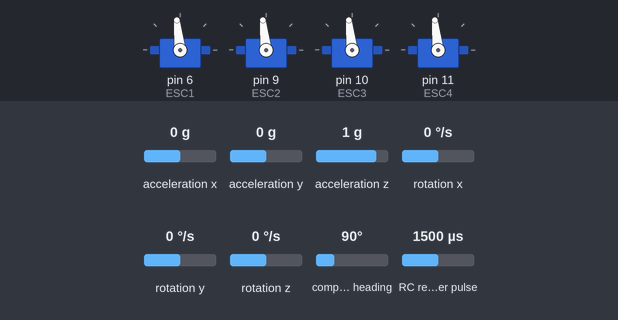
A sketch run on a simulated Arduino Uno, built with avr-gcc and run on an emulated ATmega328P. Parts: 4 × servo. Wiring (inferred from the names in the program): RC receiver channel: data pin 2. Inputs (shaded band) come from the test bench; at power-on: acceleration z 1 g, acceleration x 0 g, acceleration y 0 g, rotation x 0 °/s, rotation y 0 °/s, rotation z 0 °/s, compass heading 90°, RC receiver pulse 1500 µs.

Above: at 1.2 s.
1.3 s: acceleration z set to 0 g
At 2.0 s:
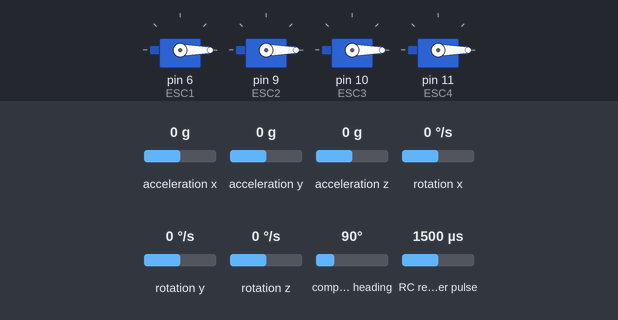
Timing chart, 0 to 4.3 s (numbered marks = the images above; inputs shaded):
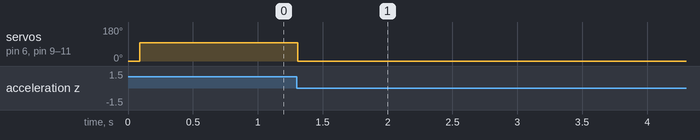

The sketch:

FlySoftware.ino
```cpp
#include <Servo.h>
#include <MPU9250.h>
#include <Wire.h>
#include <SoftwareSerial.h>

#define STD_G   9.80665f
#define RC_PIN  2

#define RC_CH1  0   // Roll
#define RC_CH2  1   // Pitch
#define RC_CH3  2   // Throttle
#define RC_CH4  3   // Yaw

#define BT_SERIAL_RX 2
#define BT_SERIAL_TX 3

float PGain = 0.0f;    // 0.45f
float IGain = 0.0f;    // 0.065f
float DGain = 0.08f;   // 0.075f
const float kGainCommandBias = 0.02f;

SoftwareSerial BTSerial(BT_SERIAL_RX, BT_SERIAL_TX);

// ------------------------------ //
//            IMU                 //
// ------------------------------ //

MPU9250 IMUSensor(Wire,104);

struct IMU
{
  bool Setup()
  {
    m_acumGyroPitch = 0.0f;
    m_acumYaw= 0.0f;
    m_acumGyroRoll= 0.0f;

    IMUSensor.begin();
    IMUSensor.setAccelRange(MPU9250::ACCEL_RANGE_8G);
    IMUSensor.setGyroRange(MPU9250::GYRO_RANGE_500DPS);

    return true;
  }

  // Returns current acceleration values in m/s^2
  void GetAcceleration(float& x, float& y, float& z)
  {
    x = IMUSensor.getAccelX_mss();
    y = IMUSensor.getAccelY_mss();
    z = IMUSensor.getAccelZ_mss();
  }

  // Returns angular rage in degrees per second:
  void GetAngularRate(float& x,float& y, float& z)
  {
    x = IMUSensor.getGyroX_rads() * RAD_TO_DEG;
    y = IMUSensor.getGyroY_rads() * RAD_TO_DEG;
    z = IMUSensor.getGyroZ_rads() * RAD_TO_DEG;
  }

  // Returns the magnetic field in micro teslas
  void GetMagneticField(float& x, float& y, float& z)
  {
    x = IMUSensor.getMagX_uT();
    y = IMUSensor.getMagY_uT();
    z = IMUSensor.getMagZ_uT();
  }

  void GetCurrentOrientation(float deltaSeconds, float& pitch, float& yaw, float& roll)
  {
    static bool firstIteration = true;

    // Retrieve the values!
    IMUSensor.readSensor();

    // Get current acceleration values:
    float ax, ay, az;
    GetAcceleration(ax,ay,az);

    // Initial noisy pitch and roll computed from acceleration, this is bad, as it suffers from gimbal lock :(
    // ...it is a right handed coordinate system with the z-axis positive down, common in aircraft dynamics.
    float accMagnitude = sqrt((ax*ax) + (ay*ay) + (az*az));
    float noisyPitch =   (atan2((ax / accMagnitude) , (-az / accMagnitude)) * RAD_TO_DEG);
    float noisyRoll =  (atan2((-ay / accMagnitude) , (-az / accMagnitude)) * RAD_TO_DEG);

    // Now that I look at this, I guess we could compute Yaw as well... LOL
    noisyPitch = constrain(noisyPitch, -80.0f, 80.0f);
    noisyRoll = constrain(noisyRoll, -80.0f, 80.0f);

    // Get gyroscope data:
    float wx, wy, wz;
    GetAngularRate(wx, wy, wz);

    // Get magnetometer data:
    float mx, my, mz;
    GetMagneticField(mx, my, mz);
    float noisyYaw = atan2(my, mx) * RAD_TO_DEG;

    // Angular rate to orientation:
    if(firstIteration)
    {
       m_acumGyroPitch = noisyPitch;
       m_acumGyroRoll = noisyRoll;
       firstIteration = false;
    }
    else
    {
      m_acumGyroPitch += wy * deltaSeconds;
      m_acumYaw += wz * deltaSeconds;
      m_acumGyroRoll += wx * deltaSeconds;
    }

    // Transfer angle as we have yawed:
    m_acumGyroPitch -= m_acumGyroRoll * sin((wz * deltaSeconds) * PI / 180.0f);
    m_acumGyroRoll += m_acumGyroPitch * sin((wz * deltaSeconds) * PI / 180.0f);

    // Compute the final orientation values (combine gyro and acc data):
    m_acumGyroPitch = m_acumGyroPitch * 0.996f + noisyPitch * 0.004f;
    m_acumGyroRoll = m_acumGyroRoll * 0.996f + noisyRoll * 0.004f;

    // Copy out the values!
    pitch = m_acumGyroPitch;
    yaw = m_acumYaw;
    roll = m_acumGyroRoll;

#if 0
    Serial.print(pitch);Serial.print("/");
    Serial.print(yaw); Serial.print("/");
    Serial.println(roll);
#endif

#if 0
    Serial.print(noisyPitch);Serial.print(" / ");
    Serial.print(noisyYaw); Serial.print(" / ");
    Serial.println(noisyRoll);
#endif
  }

private:
  float m_acumGyroPitch;
  float m_acumYaw;
  float m_acumGyroRoll;
}imu;

// ------------------------------ //
//        RECEIVER                //
// ------------------------------ //

static void RCCallback();

struct Receiver
{
  Receiver():
    mCurChannel(0),
    mPulseStart(0)
  {
    memset(mChannelsInternal, 0, sizeof(mChannelsInternal));
    memset(mChannels, 0, sizeof(mChannels));
  }

  void CallbackImpl()
  {
    if(digitalRead(RC_PIN) == HIGH)
    {
      mPulseStart = micros();
    }
    else
    {
      unsigned long elapsed = micros() - mPulseStart;
      if(elapsed > 7000) // Just finished padding pulse, get ready for channels.
      {
        mCurChannel = 0;
      }
      else
      {
        mChannelsInternal[mCurChannel++] = (float)elapsed / 1000.0f;
      }
    }
  }

  void Setup()
  {
    // Pin modes
    pinMode(RC_PIN, INPUT);

    // Connect interrupt callback
    attachInterrupt(
      digitalPinToInterrupt(RC_PIN),
      RCCallback, CHANGE
    );
  }

  // Copies the internal data to the user accesible data.
  void RetrieveValues()
  {
    noInterrupts();
    memcpy(mChannels, mChannelsInternal, sizeof(mChannelsInternal));
    interrupts();
  }

  float GetChannel(uint8_t chnum)
  {
    if(chnum > 5)
    {
      return 0.0f;
    }
    float curMs = (mChannels[chnum] - 0.6f) * 0.625f; // [0,1]
    curMs = curMs * 2.0f - 1.0f; // [-1,1]
    return constrain(curMs, -1.0f, 1.0f);
  }

private:
  uint8_t mCurChannel;              // Channel being processed
  volatile float mChannelsInternal[6]; // Internal data, pulse in ms for each channel
  unsigned long mPulseStart;        // Start of current pulse
  float mChannels[6];               // This is the data that the user reads (-1 to 1)

}receiver;

static void RCCallback()
{
  receiver.CallbackImpl();
}

// ------------------------------ //
//        QUAD & PID              //
// ------------------------------ //
struct PIDController
{
  PIDController(float pGain, float iGain, float dGain):
    mPitchIntegral(0.0f),
    mPreviousError(0.0f)
  {
    SetGains(pGain, iGain, dGain);
  }

  void SetGains(float pGain, float iGain, float dGain)
  {
    mPGain = pGain;
    mIGain = iGain;
    mDGain = dGain;
  }

  float Update(float error, float deltaSeconds)
  {
    float p = error * mPGain;
    mPitchIntegral += error * deltaSeconds;
    float i = mPitchIntegral * mIGain;
    float d = ((error - mPreviousError) / deltaSeconds) * mDGain;
    mPreviousError = error;
    return p + i + d;
  }

 private:
  float mPGain;
  float mIGain;
  float mDGain;

  float mPitchIntegral;
  float mPreviousError;
};

struct Quad
{
  Quad():
    PitchPID(PGain, IGain, DGain),
    YawPID(0.45f, 0.065f, 0.0f),
    RollPID(PGain, IGain, DGain)
  {
    Pitch = 0.0f;
    Yaw = 0.0f;
    Roll = 0.0f;
  }
  void Setup()
  {
    // Connected to digital pins
    ESC1.attach(6,1000,2000);
    ESC2.attach(9,1000,2000);
    ESC3.attach(10,1000,2000);
    ESC4.attach(11,1000,2000);

    SetThrottle(0.0f,0.0f,0.0f,0.0f);
  }

  // Input values in the 0-1000 range:
  void SetThrottle(float tESC1, float tESC2, float tESC3, float tESC4)
  {
    tESC1 = constrain(tESC1, 0.0f, 1000.0f);
    tESC2 = constrain(tESC2, 0.0f, 1000.0f);
    tESC3 = constrain(tESC3, 0.0f, 1000.0f);
    tESC4 = constrain(tESC4, 0.0f, 1000.0f);

    ESC1.write((tESC1 / 1000.0f) * 180.0f);
    ESC2.write((tESC2 / 1000.0f) * 180.0f);
    ESC3.write((tESC3 / 1000.0f) * 180.0f);
    ESC4.write((tESC4 / 1000.0f) * 180.0f);
  }

  float Pitch;
  float Yaw;
  float Roll;

  PIDController PitchPID;
  PIDController YawPID;
  PIDController RollPID;

  Servo ESC1;
  Servo ESC2;
  Servo ESC3;
  Servo ESC4;
}quad;


// ------------------------------ //
//        CODE IMPL.              //
// ------------------------------ //

/*
  We receive packets 2 or 3 bytes long:
  [type][command][*command][.]
    P+;
    I--;
    D+;
*/
void ParseIncomingCommands()
{
  unsigned int pendingBytes = BTSerial.available();
  if(pendingBytes >= 2)
  {
    uint8_t type = BTSerial.read();
    uint8_t command = BTSerial.read();
    float cmdAmmount = command == 43 ? kGainCommandBias : -kGainCommandBias;
    if(BTSerial.read() != 59) // If it´s not ; means extra commands
    {
      BTSerial.read();
      cmdAmmount *= 2.0f;
    }

    // Update gains:
    if(type == 112)
    {
      PGain += cmdAmmount;
    }
    else if(type == 105)
    {
      IGain += cmdAmmount;
    }
    else if(type == 100)
    {
      DGain += cmdAmmount;
    }
    else
    {
      //error!
    }

    BTSerial.print("New PID gains: P(");
    BTSerial.print(PGain); BTSerial.print("),(");
    BTSerial.print(IGain); BTSerial.print("),)");
    BTSerial.print(DGain); BTSerial.println(")");

    quad.PitchPID.SetGains(PGain, IGain, DGain);
    quad.RollPID.SetGains(PGain, IGain, DGain);
  }
}

void setup()
{
  // Generic setup
  Serial.begin(9600);

  BTSerial.begin(9600);
  BTSerial.listen();
  BTSerial.println("FlyDuino Started!");

  Wire.begin();
  Wire.setClock(400000); // 400 khz test this!

  // RC receiver, first we set the pins as inputs, and then we setup the interrup callbacks
  receiver.Setup();

  // Setup the quad (motors)
  quad.Setup();

  // Setup the MPU9250
  imu.Setup();
}

// Timing.
float acumTimeSeconds = 0.0f;
unsigned long lastMicro = 0;
float targetYaw = 0.0f;

void loop()
{
  // Update delta time and acumulated time:
  unsigned long curMicro = micros(); // This will reset after 70 minutes...
  float deltaSeconds = (float)(curMicro - lastMicro) / 1000000.0f;
  lastMicro = curMicro;
  acumTimeSeconds += deltaSeconds;

  // Start by processing the current orientation:
  imu.GetCurrentOrientation(deltaSeconds, quad.Pitch, quad.Yaw, quad.Roll);

  // Get up to date values from the receiver:
  receiver.RetrieveValues();

  float rxRoll = receiver.GetChannel(0);
  float rxPitch = receiver.GetChannel(1);
  float rxYaw = receiver.GetChannel(3);
  // Throttle from receiver, we clamp it to 960 to give the PID some headroom:
  float rxThrottle = (receiver.GetChannel(2) * 0.5f + 0.5f) * 960.0f;

#if 0
  Serial.print("Throttle:");Serial.print(rxThrottle);
  Serial.print(" Pitch:");Serial.print(rxPitch);
  Serial.print(" Yaw:");Serial.print(rxYaw);
  Serial.print(" Roll:");Serial.println(rxRoll);
#endif

  float throttleESC1 = rxThrottle;
  float throttleESC2 = rxThrottle;
  float throttleESC3 = rxThrottle;
  float throttleESC4 = rxThrottle;

  if(rxThrottle > 30) // Add some dead band.
  {
    float targetPitch = 20.0f * -rxPitch;
    float pitchError = quad.Pitch - targetPitch;
    float pidPitch = quad.PitchPID.Update(pitchError, deltaSeconds);

    if(!(rxYaw > -0.15f && rxYaw < 0.15f)) // Some dead band so we dont yaw all the time.
    {
      targetYaw += rxYaw * (25.0f * deltaSeconds); // º/second
    }
    float yawError = quad.Yaw - targetYaw;
    float pidYaw = quad.YawPID.Update(yawError, deltaSeconds);
    pidYaw = 0.0f; // Disable it for now

    float targetRoll = 20.0f * rxRoll;
    float rollError = quad.Roll - targetRoll;
    float pidRoll = quad.RollPID.Update(rollError, deltaSeconds);

    throttleESC1 += -pidPitch - pidRoll - pidYaw;
    throttleESC2 += -pidPitch + pidRoll + pidYaw;
    throttleESC3 += pidPitch + pidRoll - pidYaw;
    throttleESC4 += pidPitch - pidRoll + pidYaw;

#if 0
  Serial.print(throttleESC1); Serial.print(", "); Serial.print(throttleESC2); Serial.print(", "); Serial.print(throttleESC3); Serial.print(", "); Serial.println(throttleESC4);
  //Serial.print(targetPitch); Serial.print(", "); Serial.print(targetYaw);Serial.print(", "); Serial.println(targetRoll);
#endif
  }
  else
  {
    targetYaw = quad.Yaw; // Just reset it...

    throttleESC1 = 0.0f;
    throttleESC2 = 0.0f;
    throttleESC3 = 0.0f;
    throttleESC4 = 0.0f;
  }

  // Send the throttle to the ESC.
  quad.SetThrottle(throttleESC1, throttleESC2, throttleESC3, throttleESC4);
}
```

Measured:
- after the input at 1.3 s, servo on pin 9 (ESC2), servo on pin 10 (ESC3): 96° → 0° at once
